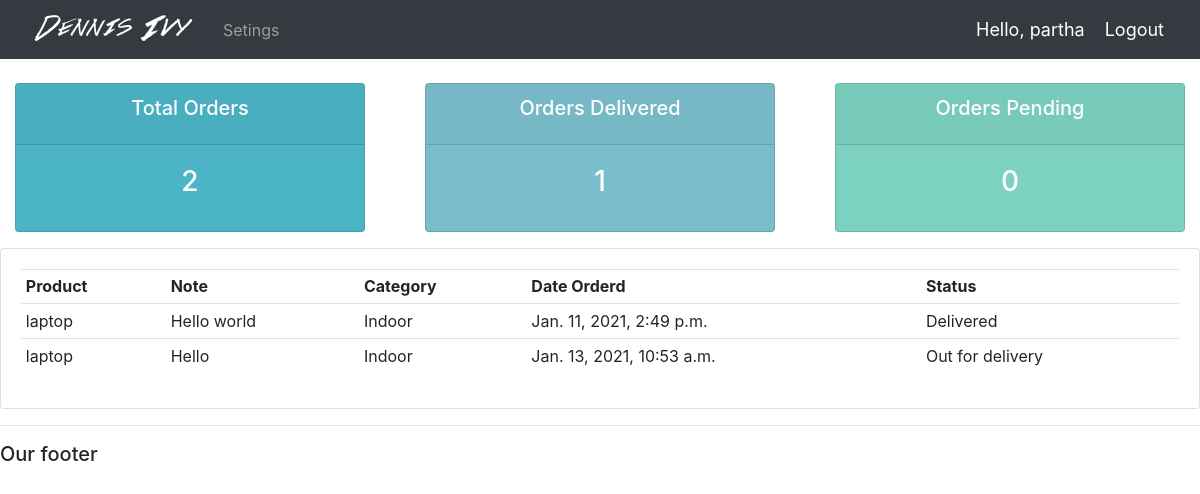
Screenshot of /user/ (signed in) with the database file from the repository.
### accounts/models.py (models this page shows)
class Order(models.Model):
    STATUS = (
        ('Pending', 'Pending'),
        ('Out for delivery', 'Out for delivery'),
        ('Delivered', 'Delivered')
    )
    customer = models.ForeignKey(Customer, null=True, on_delete=models.SET_NULL)
    product = models.ForeignKey(Product, null=True, on_delete=models.SET_NULL)
    date_created = models.DateTimeField(auto_now_add=True, null=True)
    status = models.CharField(max_length=200, null=True, choices=STATUS)
    note = models.CharField(max_length=1000, null=True)
    def __str__(self):
        return self.product.name

class Product(models.Model):
    CATEGORY = (
        ('Indoor', 'Indoor'),
        ('Out Door', 'Out Door')
    )
    name = models.CharField(max_length=200, null=True)
    price = models.FloatField(null=True)
    category = models.CharField(max_length=200, null=True, choices=CATEGORY)
    description = models.CharField(max_length=200, null=True, blank=True)
    date_created = models.DateTimeField(auto_now_add=True, null=True)
    tag = models.ManyToManyField(Tag)
    def __str__(self):
        return self.name

### accounts/decorators.py (the view)
        def wrapper_func(request, *args, **kwargs):
            group = None
            if request.user.groups.exists():
                group = request.user.groups.all()[0].name
            if group in allowed_roles:
                return view_fanc(request, *args, **kwargs)
            else:
                return HttpResponse('You are not authorized to view this page')

### accounts/views.py (called while the page is built)
@login_required(login_url='login')
@allowed_users(allowed_roles=['customer'])
def userPage(request):
	orders = request.user.customer.order_set.all()
	total_orders = orders.count()
	delivered = orders.filter(status='Delivered').count()
	pending = orders.filter(status='Pending').count()
	print('ORDERS:', orders)
	context = {'orders':orders, 'total_orders':total_orders,
	'delivered':delivered,'pending':pending}
	return render(request, 'accounts/user.html', context)

### accounts/templates/accounts/user.html
{% extends 'accounts/main.html' %}
{% block content %}
{% include 'accounts/status.html' %}
<div class="row">
	<div class="col-md">
		<div class="card card-body">
			<table class="table table-sm">
				<tr>
					<th>Product</th>
					<th>Note</th>
					<th>Category</th>
					<th>Date Orderd</th>
					<th>Status</th>
				</tr>
				{% for order in orders %}
					<tr>
						<td>{{ order.product }}</td>
						<td>{{ order.note }}</td>
						<td>{{ order.product.category }}</td>
						<td>{{ order.date_created }}</td>
						<td>{{ order.status }}</td>
					</tr>
				{% endfor %}
			</table>
		</div>
	</div>
</div>
{% endblock %}

### accounts/templates/accounts/navbar.html (shortened to what this page needs)
{% load static %}
<nav class="navbar navbar-expand-lg navbar-dark bg-dark">
  <img src="{% static 'images/logo.png' %}">
  <div class="collapse navbar-collapse" id="navbarNavDropdown">
    <ul class="navbar-nav">
      {% if request.user.is_staff %}
      <li class="nav-item active">
        <a class="nav-link" href="{% url 'home' %}">Dashboard</a>
      </li>
      <li class="nav-item">
        <a class="nav-link" href="{% url 'products' %}">Products</a>
      </li>
      {% else %}
      <li class="nav-item">
        <a class="nav-link" href="{% url 'account' %}">Setings</a>
      </li>
      {% endif %}
    </ul>
  </div>
  <span class="hello-msg">Hello, {{ request.user }}</span>
  <span><a class="hello-msg" href="{% url 'logout' %}">Logout</a></span>
</nav>

### static/css/main.css (style rules this page uses)
body { background-color: #ebeff5; }

### accounts/templates/accounts/navbar.html (style rules this page uses)
.hello-msg { font-size: 18px; color: #fff; margin-right: 20px }

### rows the page displays
Order: product "laptop", note "Hello world", product.category "Indoor", date_created "Jan. 11, 2021, 2:49 p.m.", status "Delivered"
Order: product "laptop", note "Hello", product.category "Indoor", date_created "Jan. 13, 2021, 10:53 a.m.", status "Out for delivery"

### other values shown
{{ request.user }} "partha"
{{ total_orders }} "2"
{{ delivered }} "1"
{{ pending }} "0"
